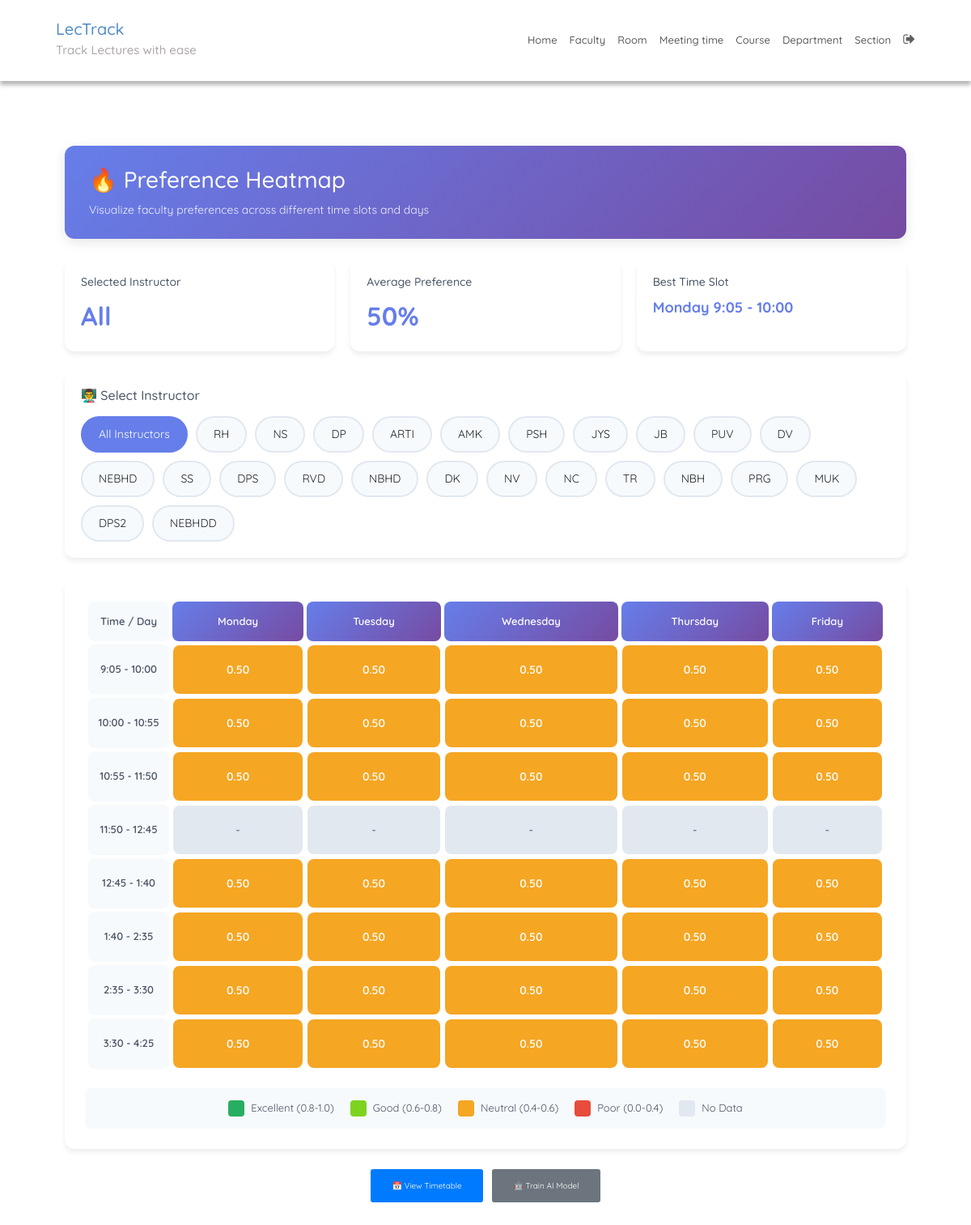
The app's page /preference-heatmap/ (signed in) with its own data.
### SchedulerApp/models.py (models this page shows, shortened)
class Instructor(models.Model):
    uid = models.CharField(max_length=6)
    name = models.CharField(max_length=25)
    specialization = models.CharField(max_length=50, blank=True, help_text="AI/ML specialization area")
    max_courses_per_semester = models.IntegerField(default=3, help_text="Maximum courses this instructor can handle")

### SchedulerApp/views.py (the view)
# urls.py: path('preference-heatmap/', preference_heatmap_view, name='preference_heatmap'),
@login_required
def preference_heatmap_view(request):
    from .models import Instructor, TimetableEntry, MeetingTime
    from django.db.models import Avg
    instructors = Instructor.objects.all()
    days = ['Monday', 'Tuesday', 'Wednesday', 'Thursday', 'Friday']
    time_slots = list(MeetingTime.objects.values_list('time', flat=True).distinct())
    heatmap_data = {}
    for day in days:
        heatmap_data[day] = {}
        for time in time_slots:
            avg_pref = TimetableEntry.objects.filter(
                meeting_time__time=time,
                meeting_time__day=day,
                is_active=True
            ).aggregate(avg=Avg('preference_score'))['avg'] or 0
            heatmap_data[day][time] = round(avg_pref, 2)
    context = {
        'instructors': instructors,
        'days': days,
        'time_slots': time_slots,
        'heatmap_data': heatmap_data,
    }
    return render(request, 'preference_heatmap.html', context)

### SchedulerApp/templatetags/index.py (called while the page is built)
@register.filter
def get_item(dictionary, key):
    try:
        return dictionary.get(key, '')
    except (AttributeError, TypeError):
        return ''

@register.tag
def active(parser, token):
    args = token.split_contents()
    template_tag = args[0]
    if len(args) < 2:
        raise (template.TemplateSyntaxError, f'{template_tag} tag requires at least one argument')
    return NavSelectedNode(args[1:])

    def render(self, context):
        path = context['request'].path
        for p in self.patterns:
            pValue = template.Variable(p).resolve(context)
            if path == pValue:
                return 'active'
        return ''

### templates/preference_heatmap.html (shortened to what this page needs)
{% extends 'base.html' %}
{% load static %}
{% load index %}
{% block content %}
<div class="heatmap-container">
    <div class="heatmap-header">
        <h2>🔥 Preference Heatmap</h2>
        <p>Visualize faculty preferences across different time slots and days</p>
    </div>
    <div class="heatmap-stats">
        <div class="stat-box">
            <h4>Selected Instructor</h4>
            <div class="stat-value" id="selected-instructor">All</div>
        </div>
        <div class="stat-box">
            <h4>Average Preference</h4>
            <div class="stat-value" id="avg-preference">--</div>
        </div>
        <div class="stat-box">
            <h4>Best Time Slot</h4>
            <div class="stat-value" id="best-slot" style="font-size: 18px;">--</div>
        </div>
    </div>
    <div class="instructor-selector">
        <h3>👨‍🏫 Select Instructor</h3>
        <div class="instructor-grid">
            <div class="instructor-chip active" data-instructor="all">All Instructors</div>
            {% for instructor in instructors %}
            <div class="instructor-chip" data-instructor="{{ instructor.id }}">{{ instructor.name }}</div>
            {% endfor %}
        </div>
    </div>
    <div class="heatmap-wrapper">
        {% if heatmap_data %}
        <table class="heatmap-table">
            <thead>
                <tr>
                    <th class="time-header">Time / Day</th>
                    {% for day in days %}
                    <th class="day-header">{{ day }}</th>
                    {% endfor %}
                </tr>
            </thead>
            <tbody>
                {% for time_slot in time_slots %}
                <tr>
                    <th class="time-header">{{ time_slot }}</th>
                    {% for day in days %}
                    {% with score=heatmap_data|get_item:day|get_item:time_slot %}
                    <td>
                        <div class="heatmap-cell {% if score >= 0.8 %}pref-excellent{% elif score >= 0.6 %}pref-good{% elif score >= 0.4 %}pref-neutral{% elif score > 0 %}pref-poor{% else %}pref-unknown{% endif %}"
                             data-day="{{ day }}"
                             data-time="{{ time_slot }}"
                             data-score="{{ score|default:0 }}"
                             onmouseover="showTooltip(this)"
                             onmouseout="hideTooltip()">
                            {% if score %}{{ score|floatformat:2 }}{% else %}-{% endif %}
                        </div>
                    </td>
                    {% endwith %}
                    {% endfor %}
                </tr>
                {% endfor %}
            </tbody>
        </table>
        <div class="heatmap-legend">
            <div class="legend-item">
                <div class="legend-color pref-excellent"></div>
                <span>Excellent (0.8-1.0)</span>
            </div>
            <div class="legend-item">
                <div class="legend-color pref-good"></div>
                <span>Good (0.6-0.8)</span>
            </div>
            <div class="legend-item">
                <div class="legend-color pref-neutral"></div>
                <span>Neutral (0.4-0.6)</span>
            </div>
            <div class="legend-item">
                <div class="legend-color pref-poor"></div>
                <span>Poor (0.0-0.4)</span>
            </div>
            <div class="legend-item">
                <div class="legend-color pref-unknown"></div>
                <span>No Data</span>
            </div>
        </div>
        {% else %}
        <div class="empty-heatmap">
            <div class="icon">📊</div>
            <h3>No Preference Data</h3>
            <p>Generate a timetable to see faculty preference heatmaps based on AI analysis.</p>
        </div>
        {% endif %}
    </div>
    <div style="margin-top: 25px; text-align: center;">
        <a href="{% url 'view_stored_timetable' %}" class="btn btn-primary" style="padding: 12px 25px; margin-right: 10px;">📅 View Timetable</a>
        <button onclick="trainModel()" class="btn btn-secondary" style="padding: 12px 25px;">🤖 Train AI Model</button>
    </div>
</div>
{% endblock %}

### static/CSS/style.css (style rules this page uses)
:root { --blue1: #4A90E2; --blue2: #357ABD; --blue3: #2968A3; --purple1: #9B59B6; --purple2: #8E44AD; --purple3: #7D3C98; --purple4: #BB8FCE; --white: #fff; --grey: #aaa; --dark-grey: #444; --light-grey: #a29999; --lighter-grey: #dddddd; --lightest-grey: #f3f3f3; --box-shadow: #9e9292; }
html { font-size: 100%; box-sizing: border-box; scroll-behavior: smooth; }
html, body { margin: 0; padding: 0; width: 100vw; min-height: 100%; text-rendering: optimizeLegibility; font-family: "Quicksand", sans-serif; font-size: 62.5%; }
body { position: relative; }
a { text-decoration: none; }
button { border-style: none; }

### templates/preference_heatmap.html (style rules this page uses)
.heatmap-container { padding: 20px; max-width: 1400px; margin: 0 auto; }
.heatmap-header { background: linear-gradient(135deg, #667eea 0%, #764ba2 100%); color: white; padding: 25px 30px; border-radius: 12px; margin-bottom: 25px; box-shadow: 0 4px 15px rgba(0,0,0,0.1); }
.heatmap-header h2 { margin: 0 0 10px 0; font-size: 28px; display: flex; align-items: center; gap: 12px; }
.heatmap-header p { margin: 0; opacity: 0.9; font-size: 14px; }
.instructor-selector { background: white; border-radius: 12px; padding: 20px; margin-bottom: 25px; box-shadow: 0 4px 6px rgba(0,0,0,0.07); }
.instructor-selector h3 { margin: 0 0 15px 0; color: #4a5568; font-size: 16px; }
.instructor-grid { display: flex; flex-wrap: wrap; gap: 10px; }
.instructor-chip { padding: 10px 20px; background: #f7fafc; border: 2px solid #e2e8f0; border-radius: 25px; cursor: pointer; transition: all 0.2s; font-size: 14px; }
.instructor-chip.active { background: #667eea; color: white; border-color: #667eea; }
.heatmap-wrapper { background: white; border-radius: 12px; padding: 25px; box-shadow: 0 4px 6px rgba(0,0,0,0.07); overflow-x: auto; }
.heatmap-table { width: 100%; border-collapse: separate; border-spacing: 4px; }
.heatmap-table th { padding: 15px 10px; text-align: center; font-weight: 600; color: #4a5568; font-size: 13px; }
.heatmap-table th.time-header { background: #f7fafc; border-radius: 8px; width: 100px; }
.heatmap-table th.day-header { background: linear-gradient(135deg, #667eea 0%, #764ba2 100%); color: white; border-radius: 8px; }
.heatmap-cell { height: 60px; border-radius: 8px; cursor: pointer; transition: all 0.2s; display: flex; align-items: center; justify-content: center; font-weight: 600; font-size: 14px; position: relative; }
.pref-excellent { background: #27ae60; color: white; }
.pref-good { background: #7ed321; color: white; }
.pref-neutral { background: #f5a623; color: white; }
.pref-poor { background: #e74c3c; color: white; }
.pref-unknown { background: #e2e8f0; color: #718096; }
.heatmap-legend { display: flex; gap: 20px; margin-top: 20px; padding: 15px; background: #f7fafc; border-radius: 8px; flex-wrap: wrap; justify-content: center; }
.legend-item { display: flex; align-items: center; gap: 8px; font-size: 13px; color: #4a5568; }
.legend-color { width: 20px; height: 20px; border-radius: 4px; }
.heatmap-stats { display: grid; grid-template-columns: repeat(auto-fit, minmax(250px, 1fr)); gap: 20px; margin-bottom: 25px; }
.stat-box { background: white; border-radius: 12px; padding: 20px; box-shadow: 0 4px 6px rgba(0,0,0,0.07); }
.stat-box h4 { margin: 0 0 10px 0; color: #4a5568; font-size: 14px; }
.stat-box .stat-value { font-size: 32px; font-weight: 700; color: #667eea; }

### records on screen
Instructor: name "RH"
Instructor: name "NS"
Instructor: name "DP"
Instructor: name "ARTI"
Instructor: name "AMK"
Instructor: name "PSH"
Instructor: name "JYS"
Instructor: name "JB"
Instructor: name "PUV"
Instructor: name "DV"
Instructor: name "NEBHD"
Instructor: name "SS"
Instructor: name "DPS"
Instructor: name "RVD"
Instructor: name "NBHD"
Instructor: name "DK"
Instructor: name "NV"
Instructor: name "NC"
Instructor: name "TR"
Instructor: name "NBH"
Instructor: name "PRG"
Instructor: name "MUK"
Instructor: name "DPS2"
Instructor: name "NEBHDD"

### other values on screen
{{ day }} "Monday" "Tuesday" "Wednesday" "Thursday" "Friday"
{{ time_slot }} "9:05 - 10:00" "10:00 - 10:55" "10:55 - 11:50" "11:50 - 12:45" "12:45 - 1:40" "1:40 - 2:35" "2:35 - 3:30" "3:30 - 4:25"
{{ score|floatformat:2 }} "0.50" "0.50" "0.50" "0.50" "0.50" "0.50" "0.50" "0.50" "0.50" "0.50" "0.50" "0.50" "0.50" "0.50" "0.50" "0.50" "0.50" "0.50" "0.50" "0.50" "0.50" "0.50" "0.50" "0.50" "0.50" "0.50" "0.50" "0.50" "0.50" "0.50" "0.50" "0.50" "0.50" "0.50" "0.50"
